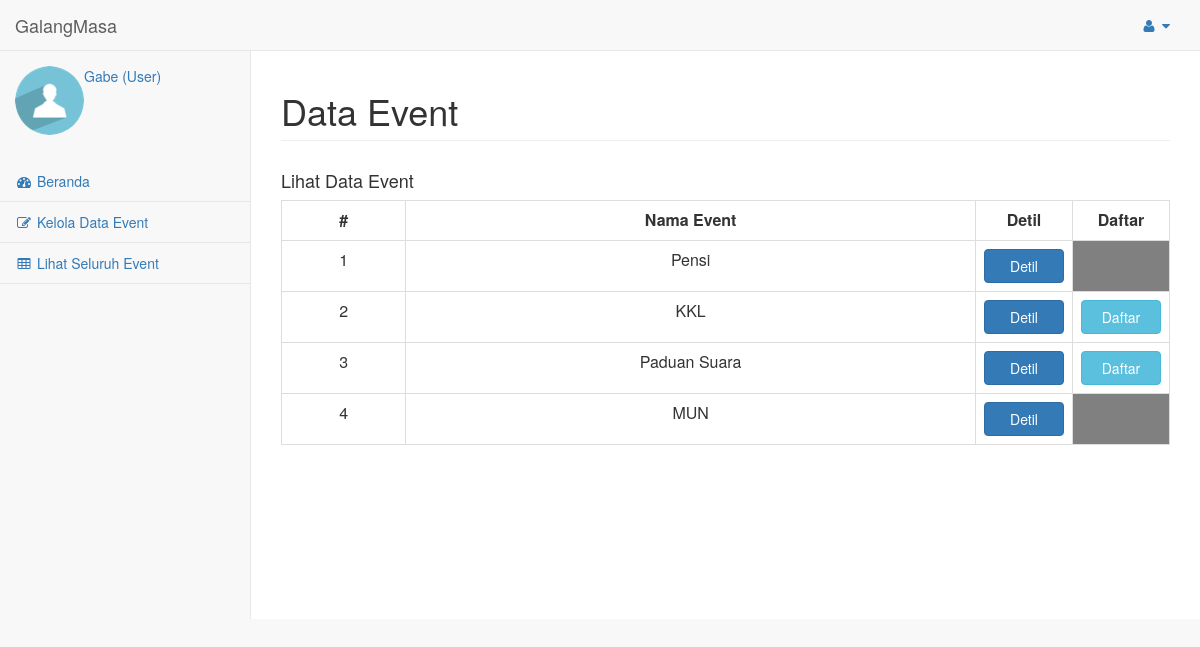
The page /user/lihat_event/index.php (signed in) on the database its author committed.
### tables this page shows
CREATE TABLE `data_event` (
  `num` int(11) NOT NULL,
  `nama` text NOT NULL,
  `bidang` text NOT NULL,
  `tanggal` text NOT NULL,
  `lokasi` text NOT NULL,
  `jangka` text,
  `penjelasan` text,
  `target` text,
  `req` text,
  `posisi` text,
  `biaya` text,
  `keuntungan` text,
  `penulis` text NOT NULL
);

### user/lihat_event/index.php (the view, shortened to what this page needs)
<html>
	<head>
		<link href="../../vendor/bootstrap/css/bootstrap.min.css" rel="stylesheet">
		<link href="../../vendor/metisMenu/metisMenu.min.css" rel="stylesheet">
		<link href="../../dist/css/sb-admin-2.css" rel="stylesheet">
		<link href="../../vendor/morrisjs/morris.css" rel="stylesheet">
		<link href="../../vendor/font-awesome/css/font-awesome.min.css" rel="stylesheet" type="text/css">
	</head>
	<body>
		<div id="wrapper">
			<?php
				include('../../navigasi/nav4.php')
			?>
			<div id="page-wrapper">
				<div class="row">
					<div class="col-lg-12">
						<h1 class="page-header">Data Event</h1>
					</div>
				</div>
				<div class="row">
					<div class="col-lg-12">
						<h4>Lihat Data Event</h4>
						<?php
						$query = "SELECT * FROM data_event";
						if ($query = mysql_query($query))
						{
						?>
							<table width="100%" class="table table-bordered" bgcolor='#ffffff' border="1" cellpadding="5" cellspacing="0" align="center">
								<tr align='center'>
									<td><b>#</b></td>
									<td><b>Nama Event</b></td>
									<td width="70"><b>Detil</b></td>
									<td width="70"><b>Daftar</b></td>
								</tr>
								<?php
								$email = $_SESSION['email'];
								$i = 1;
								while ($data = mysql_fetch_array($query))
								{
									$cari = mysql_query("SELECT * FROM data_daftar WHERE num='".$data['num']."' AND email='$email'");
									$terdapat = mysql_num_rows($cari);
								?>
									<tr align='center'>
										<td><?php echo $i++; ?></td>
										<td><?php echo $data['nama']; ?></td>
										<?php if (($data['penulis'] != $email)&&($terdapat == 0)){ ?>
										<td width="70"><a href="detil.php?num=<?php echo $data['num'];?>"><button style="width:80px;" class="btn btn-primary btn-addon">Detil</button></a></td>
										<td width="70"><a href="input_daftar.php?num=<?php echo $data['num'];?>&email=<?php echo $email;?>"><button style="width:80px;" class="btn btn-info edit">Daftar</button></a></td>
										<?php } else { ?>
										<td width="70"><a href="detil.php?num=<?php echo $data['num'];?>"><button style="width:80px;" class="btn btn-primary btn-addon">Detil</button></a></td>
										<td style="background-color:grey"></td>
										<?php } ?>
									</tr>
								<?php
								}
								?>
							</table>
						<?php
						} else {
							echo "<p>Data kosong.</p>";
						}
						?>
						<br/>
					</div>
				</div>
			</div>
		</div>
	</body>
</html>

### rows shown on the page
data_event: nama "Pensi"
data_event: nama "KKL"
data_event: nama "Paduan Suara"
data_event: nama "MUN"

### other values the page prints
$_SESSION['nama'] "Gabe"
$_SESSION['posisi'] "User"
